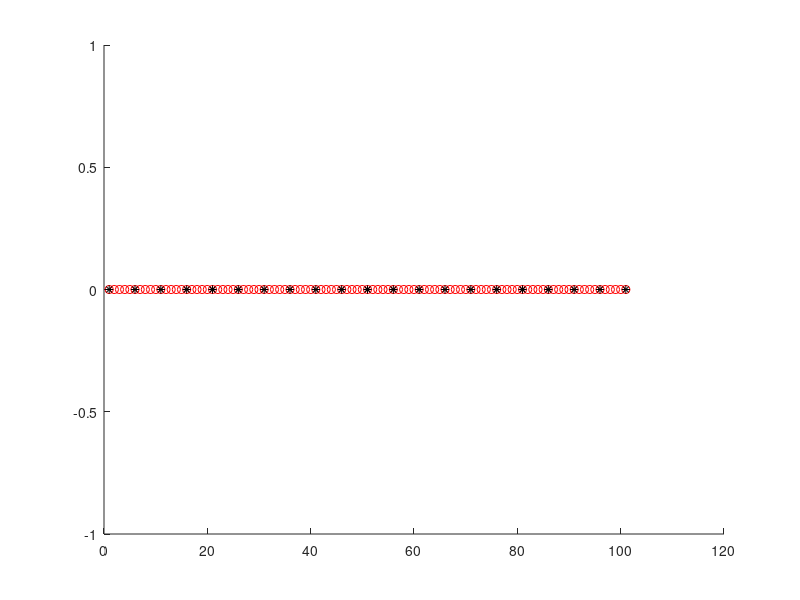

The MATLAB source for this figure: (Note: this script raises an error after producing the figure.)
% this is the test code of this simplified dual quaternion box.
% maybe it is helpful for beginners to better understand dual quaternion

clear
clc
close all

%% 2D test 1: dq-based transform is equal to the [R t] transform
% angle = randn(1,1);
% R = [cos(angle)   sin(angle);
%     -sin(angle)    cos(angle)];
% t = 100 * randn(2,1);
% 
% X2 = [5 10];
% X1_Rt = R * X2' + t;
% 
% dq = GenerateDQfromRt( R, t');
% X1_dq = WarpPosByDq(dq, X2);
% X1_dq = X1_dq';
% 
% [X1_Rt X1_dq] % we have X1_Rt = X1_dq
% X3 = 100 * randn(2,1);
% Xdiff = X3 - X1_dq;
% QTdiff = trans2dquat(Xdiff');
% dqnew = DQmult(dq,QTdiff);
% X2_update = WarpPosByDq(dqnew, X2);
% 
% [X3, X2_update']



%% 2D test 2: dq-based interplation is smooth 
% N = 100;
% x = 1:N; x = x';
% y = zeros(length(x),1);
% C = [x y];
% 
% t = zeros(N,2);
% angle = zeros(N,1);
% R = zeros(2,2,N);
% warp = zeros(N, 4);
% 
% t(1,:) = 100 * randn(1,2)+ 2;%[0 10];
% t(N,:) = 100 * randn(1,2);%[0 5];
% angle(1) = randn(1,1);
% angle(N) = randn(1,1);
% 
% R(:,:,1) = [cos(angle(1)) -sin(angle(1)); sin(angle(1)) cos(angle(1))];
% R(:,:,N) = [cos(angle(N)) -sin(angle(N)); sin(angle(N)) cos(angle(N))];
% 
% warp(1,:) = GenerateDQfromRt(R(:,:,1),t(1,:));
% warp(N,:) = GenerateDQfromRt(R(:,:,N),t(N,:));
% for i = 1:N
%     weight1 = N - i;
%     weightN = i - 1;    
%     sumweight = weight1 + weightN;
%     weight1 = weight1 / sumweight;
%     weightN = weightN / sumweight;    
%     warp(i,:) = weight1 * warp(1,:) + weightN * warp(N,:);
% end
% P1 = WarpPosByDq(warp, C);
% 
% figure
% set(gcf, 'color', 'w');
% hold on
% plot(C(:,1),C(:,2),'ro');
% plot(P1(:,1),P1(:,2),'b*');
% axis equal
% grid on

%% 3D test 1: dq-based transform is equal to the [R t] transform
% angle = randn(1,3);
% 
% R = angle2dcm(angle(1),angle(2),angle(3));
% t = 100 * randn(3,1);
% 
% X2 = [5 10 3];
% X1_Rt = R * X2' + t;
% 
% dq = GenerateDQfromRt( R, t');
% X1_dq = WarpPosByDq(dq, X2);
% X1_dq = X1_dq';
% 
% [X1_Rt X1_dq] % we have X1_Rt = X1_dq
% 
% % we test how to update a dq from a new translation
% X3 = 100 * randn(3,1);
% Xdiff = X3 - X1_dq;
% QTdiff = trans2dquat(Xdiff');
% dqnew = DQmult(dq,QTdiff);
% X2_update = WarpPosByDq(dqnew, X2);
% 
% [X3, X2_update']

%% 3D test 2: dq-based interplation is smooth 
% N = 100;
% x = 1:N; x = x';
% y = 1:N; y = y';
% z = zeros(N,1);
% C = [x y z];
% 
% mu = 0.5;
% t = zeros(N,3);
% angle = zeros(N,3);
% R = zeros(3,3,N);
% warp = zeros(N, 8);
% 
% t(1,:) = 100 * randn(1,3);%[0 10];
% t(N,:) = 100 * randn(1,3);%[0 5];
% angle(1,:) = randn(1,3);
% angle(N,:) = randn(1,3);
% 
% R(:,:,1) = angle2dcm(angle(1,1),angle(1,2),angle(1,3));
% R(:,:,N) = angle2dcm(angle(N,1),angle(N,2),angle(N,3));
% 
% warp(1,:) = GenerateDQfromRt(R(:,:,1),t(1,:));
% warp(N,:) = GenerateDQfromRt(R(:,:,N),t(N,:));
% for i = 1:N
%     weight1 = N - i;
%     weightN = i - 1;    
%     sumweight = weight1 + weightN;
%     weight1 = weight1 / sumweight;
%     weightN = weightN / sumweight;    
%     warp(i,:) = weight1 * warp(1,:) + weightN * warp(N,:);
% end
% P1 = WarpPosByDq(warp, C);
% 
% figure
% hold on
% plot3(C(:,1),C(:,2),C(:,3),'ro');
% plot3(P1(:,1),P1(:,2),P1(:,3),'b*');
% axis equal
% grid on

%% 2D
N = 101;
x2d = (1:N); x2d = x2d';
% y = 1:N; y = y';
y2d = zeros(N,1);

C2d = [x2d y2d];

figure
set(gcf, 'color', 'w');
hold on
plot(C2d(:,1),C2d(:,2),'ro');
plot(C2d(1:5:end,1),C2d(1:5:end,2),'k*');

% a = 80;
for k = 1:5
    a = 12 * (k+1); 
    t2d = zeros(N,2);
    angle2d = zeros(N,1);
    R2d = zeros(2,2,N);
    warp2d = zeros(N, 4);

    angle2d(1) =  (a) * pi / 180;
    angle2d(N) =  (-a) * pi / 180;

    R2d(:,:,1) = [cos(angle2d(1)) -sin(angle2d(1)); sin(angle2d(1)) cos(angle2d(1))];
    R2d(:,:,N) = [cos(angle2d(N)) -sin(angle2d(N)); sin(angle2d(N)) cos(angle2d(N))];
    t2d(1,:) = C2d(1,:)' -R2d(:,:,1) * C2d(1,:)' + [-10 10]';
    t2d(N,:) = C2d(N,:)' -R2d(:,:,N) * C2d(N,:)' + [ 10 10]';

    warp2d(1,:) = GenerateDQfromRt(R2d(:,:,1),t2d(1,:));
    warp2d(N,:) = GenerateDQfromRt(R2d(:,:,N),t2d(N,:));
    for i = 1:N
        weight1 = N - i;
        weightN = i - 1;    
        sumweight = weight1 + weightN;
        weight1 = weight1 / sumweight;
        weightN = weightN / sumweight;    
        warp2d(i,:) = weight1 * warp2d(1,:) + weightN * warp2d(N,:);
    end
    P12d = WarpPosByDq(warp2d, C2d);
    
    plot(P12d(:,1),P12d(:,2),'b*-');
    
    if (k == 1)
        for j = 1:5:N
            diff = P12d(j,:) - C2d(j,:);
            diff = 1.1 * diff;
            h1 = quiver(C2d(j,1), C2d(j,2), diff(1), diff(2),'k-','LineWidth', 2.0,'MaxHeadSize',1.5);
            temp = [P12d(j,:); C2d(j,:)];
            plot(temp(:,1),temp(:,2),'k-','LineWidth', 1.5); 
        end
    end
end

axis equal
grid on
% 
%% 3D
N = 101;
x3d = (1:N); x3d = x3d';
y3d = zeros(N,1);%0.1*(1:N); y3d = y3d';
z3d = zeros(N,1);

C3d = [x3d y3d z3d];

figure
set(gcf, 'color', 'w');
hold on
plot3(C3d(:,1),C3d(:,2),C3d(:,3),'ro');
plot3(C3d(1:5:end,1),C3d(1:5:end,2),C3d(1:5:end,3),'k*');

for k = 1:7
    a = 10 * (k-4); 
    t3d = zeros(N,3);
    angle3d = zeros(N,3);
    R3d = zeros(3,3,N);
    warp3d = zeros(N, 8);

    angle3d(1,:) =  [ a  50   0] * pi / 180;
    angle3d(N,:) =  [-a -50  -0] * pi / 180;

    R3d(:,:,1) = angle2dcm(angle3d(1,1),angle3d(1,2),angle3d(1,3));
    R3d(:,:,N) = angle2dcm(angle3d(N,1),angle3d(N,2),angle3d(N,3));

    % t(1,:) = randn(1,3);
    % t(N,:) = randn(1,3);
    t3d(1,:) = C3d(1,:)' -R3d(:,:,1) * C3d(1,:)' + [-0 00 10]';
    t3d(N,:) = C3d(N,:)' -R3d(:,:,N) * C3d(N,:)' + [ 0 00 10]';
%     t(1,:) = [0 0]';
%     t(N,:) = [0 0]';

    warp3d(1,:) = GenerateDQfromRt(R3d(:,:,1),t3d(1,:));
    warp3d(N,:) = GenerateDQfromRt(R3d(:,:,N),t3d(N,:));
    for i = 1:N
        weight1 = N - i;
        weightN = i - 1;    
        sumweight = weight1 + weightN;
        weight1 = weight1 / sumweight;
        weightN = weightN / sumweight;    
        warp3d(i,:) = weight1 * warp3d(1,:) + weightN * warp3d(N,:);
    end
    P13d = WarpPosByDq(warp3d, C3d);

    plot3(P13d(:,1),P13d(:,2),P13d(:,3),'b*-');
    
    if (k == 7)
    for j = 1:5:N
        diff = P13d(j,:) - C3d(j,:);
        diff = 1.1 * diff;
        h1 = quiver3(C3d(j,1), C3d(j,2), C3d(j,3), diff(1), diff(2), diff(3),'k-','LineWidth', 2.0,'MaxHeadSize',0.5);
        temp = [P13d(j,:); C3d(j,:)];
        plot3(temp(:,1),temp(:,2),temp(:,3),'k-','LineWidth', 1.5); 
    end
    end

end

axis equal
grid on
% 


